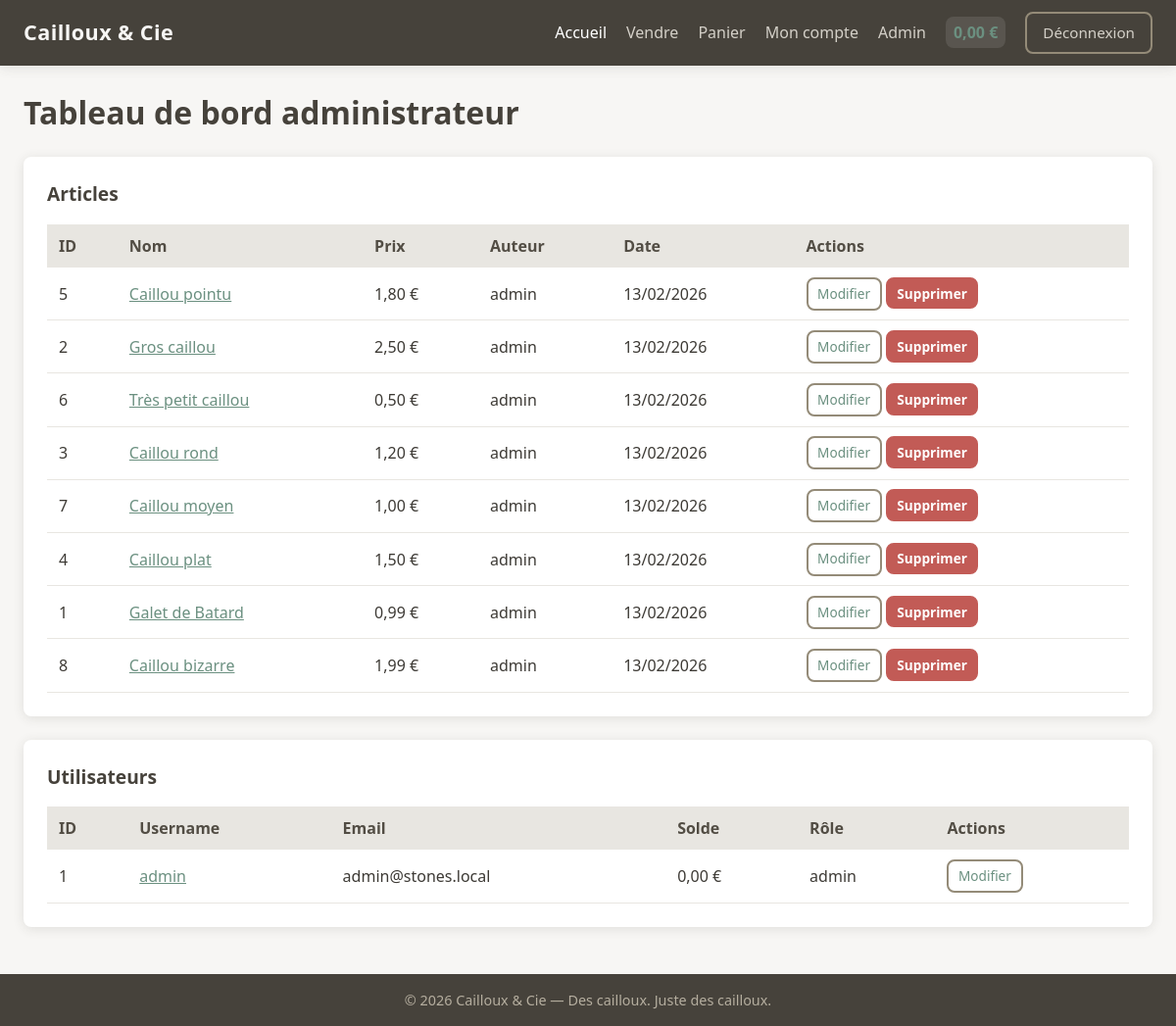
The app's page /admin/index.php (signed in), older data.
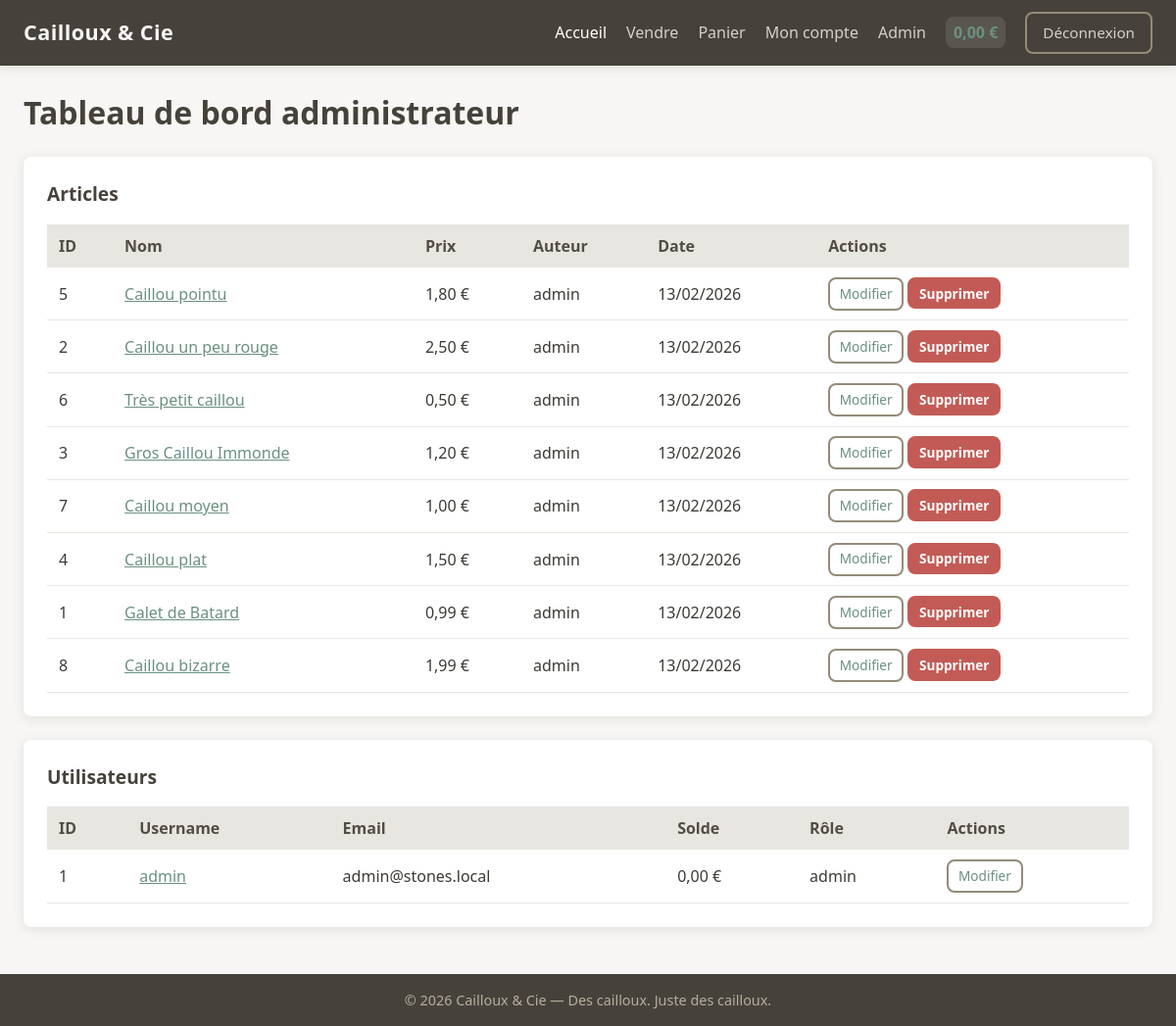
The same page, newer data.
### tables this page shows
CREATE TABLE IF NOT EXISTS `article` (
  `id` INT UNSIGNED NOT NULL AUTO_INCREMENT,
  `name` VARCHAR(255) NOT NULL,
  `description` TEXT NOT NULL,
  `price` DECIMAL(10,2) NOT NULL,
  `publication_date` DATETIME NOT NULL DEFAULT CURRENT_TIMESTAMP,
  `author_id` INT UNSIGNED NOT NULL,
  `image_link` VARCHAR(255) DEFAULT NULL,
  PRIMARY KEY (`id`),
  KEY `author_id` (`author_id`),
  KEY `publication_date` (`publication_date`),
  CONSTRAINT `article_author_fk` FOREIGN KEY (`author_id`) REFERENCES `user` (`id`) ON DELETE CASCADE
);

CREATE TABLE IF NOT EXISTS `user` (
  `id` INT UNSIGNED NOT NULL AUTO_INCREMENT,
  `username` VARCHAR(80) NOT NULL,
  `password` VARCHAR(255) NOT NULL,
  `email` VARCHAR(255) NOT NULL,
  `balance` DECIMAL(10,2) NOT NULL DEFAULT 0.00,
  `profile_photo` VARCHAR(255) DEFAULT NULL,
  `role` ENUM('user', 'admin') NOT NULL DEFAULT 'user',
  `created_at` DATETIME NOT NULL DEFAULT CURRENT_TIMESTAMP,
  PRIMARY KEY (`id`),
  UNIQUE KEY `username` (`username`),
  UNIQUE KEY `email` (`email`)
);

### admin/index.php (the view, shortened to what this page needs)
<?php
require_once __DIR__ . '/../includes/init.php';
require_once __DIR__ . '/../includes/header.php';
$articles = [];
$result = $mysqli->query("
    SELECT a.id, a.name, a.price, a.publication_date, u.username
    FROM article a
    JOIN user u ON u.id = a.author_id
    ORDER BY a.publication_date DESC
");
if ($result) $articles = $result->fetch_all(MYSQLI_ASSOC);
$users = [];
$result = $mysqli->query("SELECT id, username, email, balance, role FROM user ORDER BY id");
if ($result) $users = $result->fetch_all(MYSQLI_ASSOC);
?>
<div class="page-admin">
    <h1>Tableau de bord administrateur</h1>
    <section class="admin-section">
        <h2>Articles</h2>
        <table class="admin-table">
            <thead>
                <tr>
                    <th>ID</th>
                    <th>Nom</th>
                    <th>Prix</th>
                    <th>Auteur</th>
                    <th>Date</th>
                    <th>Actions</th>
                </tr>
            </thead>
            <tbody>
                <?php foreach ($articles as $a): ?>
                    <tr>
                        <td><?= (int)$a['id'] ?></td>
                        <td><a href="<?= BASE ?>/detail.php?id=<?= (int)$a['id'] ?>"><?= htmlspecialchars($a['name']) ?></a></td>
                        <td><?= number_format($a['price'], 2, ',', ' ') ?> €</td>
                        <td><?= htmlspecialchars($a['username']) ?></td>
                        <td><?= date('d/m/Y', strtotime($a['publication_date'])) ?></td>
                        <td>
                            <a href="<?= BASE ?>/edit.php?id=<?= (int)$a['id'] ?>" class="btn btn-sm btn-outline">Modifier</a>
                            <form method="post" action="<?= BASE ?>/admin/delete_article.php" style="display:inline;" onsubmit="return confirm('Supprimer cet article ?');">
                                <button type="submit" class="btn btn-sm btn-danger">Supprimer</button>
                            </form>
                        </td>
                    </tr>
                <?php endforeach; ?>
            </tbody>
        </table>
    </section>
    <section class="admin-section">
        <h2>Utilisateurs</h2>
        <table class="admin-table">
            <thead>
                <tr>
                    <th>ID</th>
                    <th>Username</th>
                    <th>Email</th>
                    <th>Solde</th>
                    <th>Rôle</th>
                    <th>Actions</th>
                </tr>
            </thead>
            <tbody>
                <?php foreach ($users as $u): ?>
                    <tr>
                        <td><?= (int)$u['id'] ?></td>
                        <td><a href="<?= BASE ?>/account.php?user=<?= (int)$u['id'] ?>"><?= htmlspecialchars($u['username']) ?></a></td>
                        <td><?= htmlspecialchars($u['email']) ?></td>
                        <td><?= number_format($u['balance'], 2, ',', ' ') ?> €</td>
                        <td><?= htmlspecialchars($u['role']) ?></td>
                        <td>
                            <a href="<?= BASE ?>/admin/edit_user.php?id=<?= (int)$u['id'] ?>" class="btn btn-sm btn-outline">Modifier</a>
                        </td>
                    </tr>
                <?php endforeach; ?>
            </tbody>
        </table>
    </section>
</div>
<?php require_once __DIR__ . '/../includes/footer.php'; ?>

Row changes from the older to the newer data that the page shows:
changed article id 2: name "Gros caillou" → "Caillou un peu rouge"
changed article id 3: name "Caillou rond" → "Gros Caillou Immonde"
